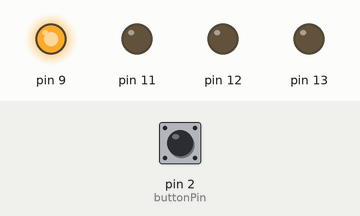
The sketch below on a simulated Arduino Uno, built with avr-gcc and run on an emulated ATmega328P. Shown: output pins drawn as LEDs (lit = HIGH). The inputs (shaded band) are chosen by the test bench; at power-on: pin 2 (buttonPin) HIGH. What the sketch prints to the serial monitor is not drawn.

Above: at 1.2 s.
1.3 s: pin 2 (buttonPin) pulled LOW for 1 s
At 2.8 s:
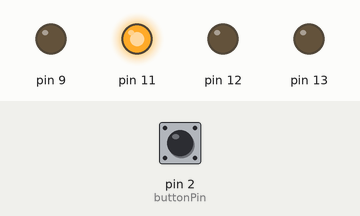
4.3 s: pin 2 (buttonPin) pulled LOW for 3.2 s
At 8.3 s:
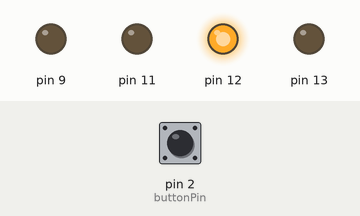
9.0 s: pin 2 (buttonPin) pulled LOW for 0.15 s
At 10.4 s:
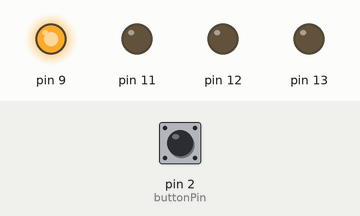
Timing chart, 0 to 12.0 s (numbered marks = the images above; inputs shaded):
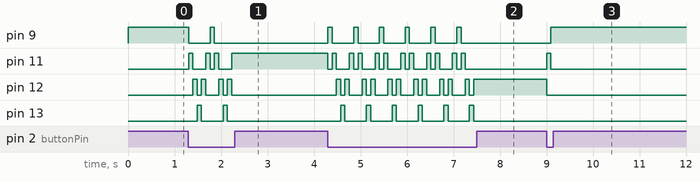

Measured:
- after the input at 1.3 s, pin 9: HIGH → LOW at once, → HIGH 0.46 s later, → LOW 0.09 s later; pin 11: goes HIGH 0.09 s, LOW 0.28 s, HIGH 0.09 s, LOW 0.09 s, HIGH 0.09 s, LOW 0.28 s, then HIGH, starting at once
- after the input at 4.3 s, pin 9: alternates HIGH for 0.09 s and LOW for 0.46 s, 12 changes in all, then stays LOW, starting at once; pin 11: HIGH → LOW at once, then repeats every 0.56 s: HIGH 0.09 s, LOW 0.28 s, HIGH 0.09 s, LOW 0.09 s, until it stays LOW from 7.3 s
- after the input at 9.0 s, pin 9: LOW → HIGH after 0.09 s; pin 11: LOW → HIGH at once, → LOW 0.09 s later; pin 12: HIGH → LOW at once

The sketch:

final_light_project_mmp210.ino
```cpp
//behavior of each LED at each timer state
int led2[] = {1, 0, 0, 0, 0, 0};
int led3[] = {0, 1, 0, 0, 0, 1};
int led4[] = {0, 0, 1, 0, 1, 0};
int led5[] = {0, 0, 0, 1, 0, 0};

//current position in cycle
int cyclePos = 0;

//length of cycle
int cycleLength = 6;

//millis timer vars
unsigned long currentMillis = 0;
unsigned long prevMillis = 0;
int duration = 90;

//button pin
const int buttonPin = 2; // Change this to the actual pin number you are using for the button

//button state variables
int buttonState = 0;
int lastButtonState = 0;

void setup() {
  // not used in this example, but if you want to use serial, you'll need this
  Serial.begin(9600);

  // set pin modes (LEDs connected to pins 9 through 13 with current limiting resistors)
  pinMode(9, OUTPUT);
  pinMode(11, OUTPUT);
  pinMode(12, OUTPUT);
  pinMode(13, OUTPUT);

  // set button pin mode
  pinMode(buttonPin, INPUT);
}

void loop() {
  // read the state of the pushbutton
  buttonState = digitalRead(buttonPin);

  // only update the LED cycle if the button is not pressed
  if (buttonState != HIGH) {
    currentMillis = millis();
  }
    if (currentMillis > prevMillis + duration) {
      cyclePos++;
      prevMillis = currentMillis;
    }

    // reset back to the first state in the cycle
    if (cyclePos >= cycleLength) {
      cyclePos = 0;
    }

    // write values from the array to the LEDs
    digitalWrite(9, led2[cyclePos]);
    digitalWrite(11, led3[cyclePos]);
    digitalWrite(12, led4[cyclePos]);
    digitalWrite(13, led5[cyclePos]);

if (buttonState== HIGH){
  if (cyclePos == 0 || cyclePos == 2 || cyclePos == 3 || cyclePos == 4){
    Serial.println("2");
  }
  if (cyclePos == 1 || cyclePos == 5){
  Serial.println("1");
  }
}
else{
  Serial.println("0");
}

//if (buttonState== HIGH && cyclePos == 1){
//  Serial.println("1");
//}
//else if (buttonState== HIGH && cyclePos == 2){
//  Serial.println("2");
//}
//
//else if( cyclePos == 0 || cyclePos==2){
//  if (buttonState == HIGH){
//    Serial.println("2");
//  }
//}
//
//else if( cyclePos == 0 || cyclePos==2){
//  if (buttonState == HIGH){
//    Serial.println("2");
//  }
//
//}
//
//else {
//  Serial.println("0");
//}


      // Print the state to


//  } else {
//    // If the button is pressed, turn off all LEDs
//    digitalWrite(9, LOW);
//    digitalWrite(11, LOW);
//    digitalWrite(12, LOW);
//    digitalWrite(13, LOW);
//  }
}
```
